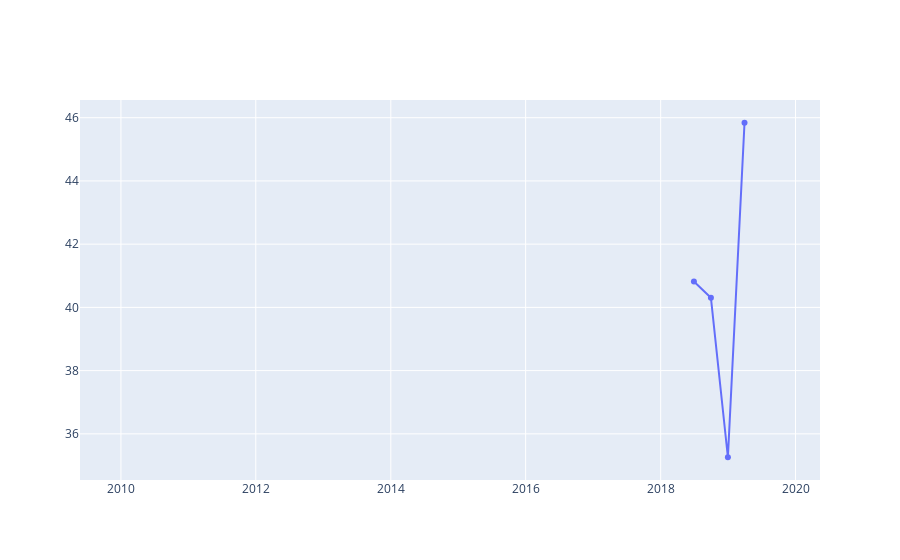

Notebook cell for this chart:
### Code cell
fig = go.Figure()
fig.add_trace(go.Scatter(
        x=df_stock['index'],
        y=df_stock['Stock Price_x'],
        name=indicator))
fig.show()

### Figure 1 — Plotly figure (JSON) as saved in the notebook; plotly's stock layout.template omitted (floating-point values rounded to 4 significant figures)
{"data": [{"name": "Capex per Share", "type": "scatter", "x": ["2009-12-31", "2010-12-31", "2011-12-31", "2012-12-31", "2013-12-31", "2014-12-31", "2015-12-31", "2016-12-31", "2017-12-31", "2018-03-31", "2018-06-30", "2018-09-30", "2018-12-31", "2019-03-31", "2019-10-05"], "y": [null, null, null, null, null, null, null, null, null, null, 40.82, 40.31, 35.26, 45.84, null]}], "layout": {"autosize": true, "xaxis": {"autorange": true, "range": ["2009-06-05 15:49:01.9194", "2020-04-30 08:10:58.0806"], "type": "date"}, "yaxis": {"autorange": true, "range": [34.48, 46.61], "type": "linear"}}}
